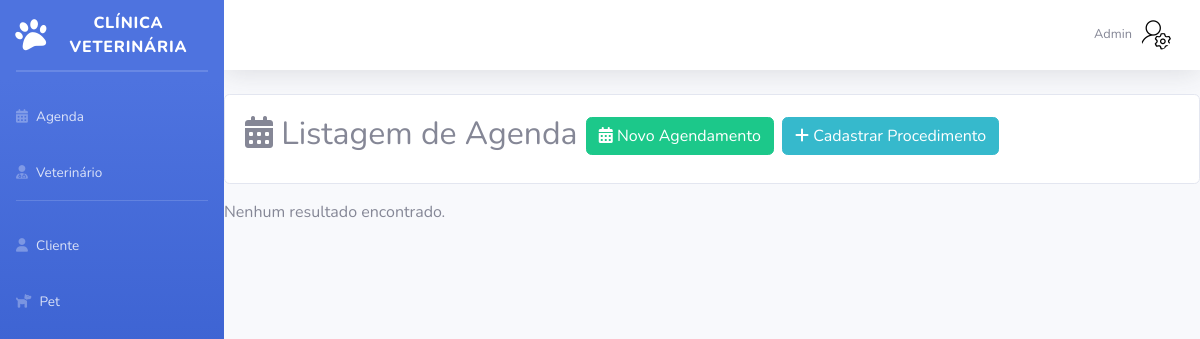
The page /Sistema/Admin/listagemAgenda.php (signed in) on the database as committed earlier.
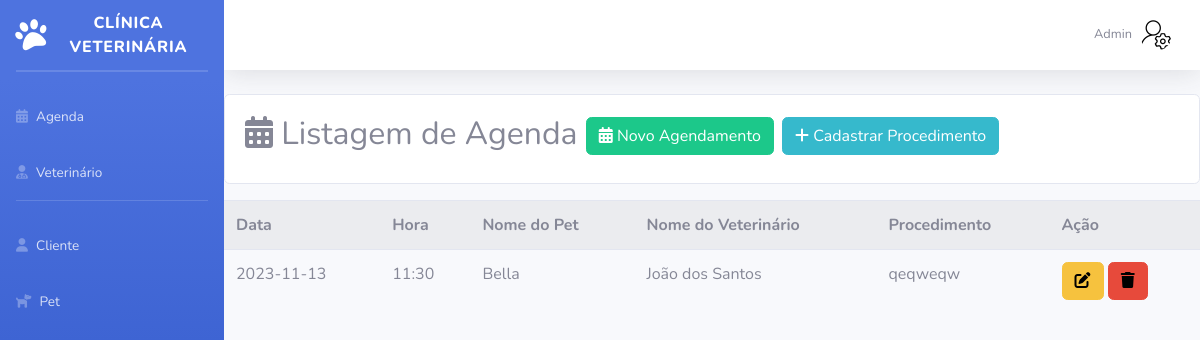
The same page on the database as committed later.
### tables this page shows
CREATE TABLE `agenda` (
  `id` int(11) NOT NULL,
  `status` varchar(10) NOT NULL,
  `data` varchar(50) NOT NULL,
  `hora` varchar(50) NOT NULL,
  `obs` varchar(500) DEFAULT NULL,
  `resultado` varchar(200) DEFAULT NULL,
  `pet_id` int(11) DEFAULT NULL,
  `veterinario_id` int(11) DEFAULT NULL,
  `procedimento_id` int(11) DEFAULT NULL
);

CREATE TABLE `pet` (
  `id` int(11) NOT NULL,
  `status` varchar(10) NOT NULL,
  `nome` varchar(100) NOT NULL,
  `especie` varchar(50) NOT NULL,
  `anoNascimento` int(11) NOT NULL,
  `sexo` varchar(15) NOT NULL,
  `cor` varchar(50) NOT NULL,
  `obs` varchar(300) DEFAULT NULL,
  `cliente_id` int(11) NOT NULL,
  `raca_id` int(11) DEFAULT NULL
);

CREATE TABLE `veterinario` (
  `id` int(11) NOT NULL,
  `status` varchar(10) NOT NULL,
  `nome` varchar(200) NOT NULL,
  `telefone` varchar(20) NOT NULL,
  `email` varchar(200) NOT NULL,
  `dataNascimento` date NOT NULL,
  `dataAdmissao` date DEFAULT current_timestamp(),
  `senha` varchar(200) NOT NULL,
  `CRMV` varchar(50) NOT NULL,
  `dataDemissao` date DEFAULT NULL
);

CREATE TABLE `procedimento` (
  `id` int(11) NOT NULL,
  `status` varchar(10) NOT NULL,
  `nome` varchar(100) NOT NULL,
  `valor` double NOT NULL,
  `categoria` varchar(50) NOT NULL
);

### Sistema/Admin/listagemAgenda.php (the view, shortened to what this page needs)
<?php
require_once("conexao.php");
?>
<!DOCTYPE html>
<html lang="pt-br">
<head>
    <link href="vendor/fontawesome-free/css/all.min.css" rel="stylesheet" type="text/css">
    <link href="css/sb-admin-2.min.css" rel="stylesheet">
</head>
<body id="page-top">
    <div id="wrapper">
        <?php require_once("sidebarAdmin.php"); ?>
        <div id="content-wrapper" class="d-flex flex-column">
            <div id="content">
                <?php require_once("topbarAdmin.php"); ?>
                <?php
                                    $sql = "SELECT a.id, a.data, a.hora, p.nome as petNome, v.nome as vetNome, pr.nome as procNome  FROM agenda a
                                    INNER JOIN pet p on a.pet_id= p.id
                                    inner JOIN veterinario v on a.veterinario_id = v.id
                                    INNER join procedimento pr on a.procedimento_id = pr.id";
                                    $resultado = mysqli_query($conexao, $sql);
                                    ?>
                    <div class="card mt-3 mb-3">
                        <div class="card-body">
                            <h2><i class="fa-solid fa-calendar-days"></i> Listagem de Agenda <a href="cadastroAgenda.php" class="btn btn-success btn-sn"><i class="fa-solid fa-calendar-days"></i> Novo Agendamento</a>   <a href="cadastroProcedimento.php" class="btn btn-info btn-sn"><i class="fa-solid fa-plus" style="color: #ffffff;"></i> Cadastrar Procedimento</a></h2>
                        </div>
                    </div>
                  <?php  if ($resultado->num_rows > 0) {
                                        ?> <table class="table table-striped table-hover"> <?php
                                        echo "<tr><th>Data</th><th>Hora</th><th>Nome do Pet</th><th>Nome do Veterinário</th><th>Procedimento</th><th>Ação</th></tr>";
                                        while ($row = $resultado->fetch_assoc()) {
                                            echo "<tr><td>".$row["data"]."<td>".$row["hora"]."</td><td>".$row["petNome"]."</td><td>".$row["vetNome"]."</td><td>".$row["procNome"]."</td>" ?> <td> <a href="editarAgenda.php?id=<?= $row['id'] ?>" class="btn btn-warning"><i
                                            class="fa-solid fa-pen-to-square" style="color: #000000;"></i></a>
                                    <a href="listagemAgenda.php?id=<?= $row['id'] ?>" class="btn btn-danger"
                                        onclick="return confirm('Confirma exclusão?')"><i class="fa-solid fa-trash"
                                            style="color: #000000;"></i></a></td></tr> <?php
                                        } ?>
                                         </table> <?php
                                    } else {
                                        echo "Nenhum resultado encontrado.";
                                    } ?>
                </div>
            </div>
        </div>
</body>
</html>

Rows that differ between the two databases and show on the page:
added agenda: data "2023-11-13", hora "11:30", pet.nome "Bella", veterinario.nome "João dos Santos", procedimento.nome "qeqweqw"
Other text that changed with them:
text no longer shown: "Nenhum resultado encontrado."
text now shown: "Data Hora Nome do Pet Nome do Veterinário Procedimento Ação"
